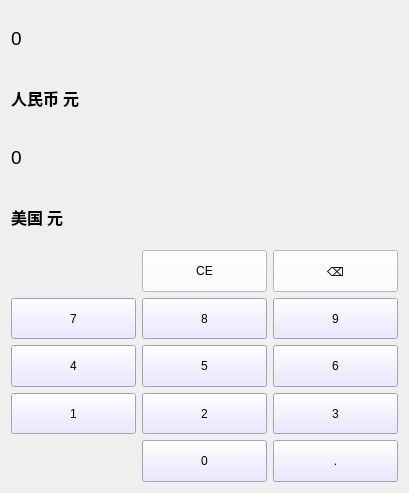
<?xml version="1.0" encoding="UTF-8"?>
<ui version="4.0">
 <class>Currency</class>
 <widget class="QWidget" name="Currency">
  <property name="geometry">
   <rect>
    <x>0</x>
    <y>0</y>
    <width>409</width>
    <height>493</height>
   </rect>
  </property>
  <property name="windowTitle">
   <string>Form</string>
  </property>
  <layout class="QVBoxLayout" name="verticalLayout_2">
   <item>
    <layout class="QVBoxLayout" name="verticalLayout">
     <item>
      <widget class="QLabel" name="labelCHN">
       <property name="font">
        <font>
         <family>Arial</family>
         <pointsize>14</pointsize>
        </font>
       </property>
       <property name="text">
        <string>0</string>
       </property>
      </widget>
     </item>
     <item>
      <widget class="QLabel" name="label1">
       <property name="font">
        <font>
         <family>微软雅黑</family>
         <pointsize>12</pointsize>
         <weight>75</weight>
         <bold>true</bold>
        </font>
       </property>
       <property name="text">
        <string>人民币 元</string>
       </property>
      </widget>
     </item>
     <item>
      <widget class="QLabel" name="labelUSA">
       <property name="font">
        <font>
         <family>Arial</family>
         <pointsize>14</pointsize>
        </font>
       </property>
       <property name="text">
        <string>0</string>
       </property>
      </widget>
     </item>
     <item>
      <widget class="QLabel" name="label2">
       <property name="font">
        <font>
         <family>微软雅黑</family>
         <pointsize>12</pointsize>
         <weight>75</weight>
         <bold>true</bold>
        </font>
       </property>
       <property name="text">
        <string>美国 元</string>
       </property>
      </widget>
     </item>
    </layout>
   </item>
   <item>
    <layout class="QGridLayout" name="gridLayout_2">
     <item row="2" column="0">
      <widget class="QPushButton" name="btnNum4">
       <property name="sizePolicy">
        <sizepolicy hsizetype="Minimum" vsizetype="Minimum">
         <horstretch>0</horstretch>
         <verstretch>0</verstretch>
        </sizepolicy>
       </property>
       <property name="styleSheet">
        <string notr="true">QPushButton{
	font: 25 18pt &quot;Bahnschrift Light&quot;;
	background-color: rgb(228, 224, 255);
}

QPushButton::hover{
	background-color: rgb(177, 171, 255);
	color:black;
}

QPushButton::pressed{
	background-color: rgb(255, 255, 255);
	color:black;
}</string>
       </property>
       <property name="text">
        <string>4</string>
       </property>
      </widget>
     </item>
     <item row="3" column="0">
      <widget class="QPushButton" name="btnNum1">
       <property name="sizePolicy">
        <sizepolicy hsizetype="Minimum" vsizetype="Minimum">
         <horstretch>0</horstretch>
         <verstretch>0</verstretch>
        </sizepolicy>
       </property>
       <property name="styleSheet">
        <string notr="true">QPushButton{
	font: 25 18pt &quot;Bahnschrift Light&quot;;
	background-color: rgb(228, 224, 255);
}

QPushButton::hover{
	background-color: rgb(177, 171, 255);
	color:black;
}

QPushButton::pressed{
	background-color: rgb(255, 255, 255);
	color:black;
}</string>
       </property>
       <property name="text">
        <string>1</string>
       </property>
      </widget>
     </item>
     <item row="2" column="2">
      <widget class="QPushButton" name="btnNum6">
       <property name="sizePolicy">
        <sizepolicy hsizetype="Minimum" vsizetype="Minimum">
         <horstretch>0</horstretch>
         <verstretch>0</verstretch>
        </sizepolicy>
       </property>
       <property name="styleSheet">
        <string notr="true">QPushButton{
	font: 25 18pt &quot;Bahnschrift Light&quot;;
	background-color: rgb(228, 224, 255);
}

QPushButton::hover{
	background-color: rgb(177, 171, 255);
	color:black;
}

QPushButton::pressed{
	background-color: rgb(255, 255, 255);
	color:black;
}</string>
       </property>
       <property name="text">
        <string>6</string>
       </property>
      </widget>
     </item>
     <item row="0" column="1">
      <widget class="QPushButton" name="btnClearAll">
       <property name="sizePolicy">
        <sizepolicy hsizetype="Minimum" vsizetype="Minimum">
         <horstretch>0</horstretch>
         <verstretch>0</verstretch>
        </sizepolicy>
       </property>
       <property name="styleSheet">
        <string notr="true">QPushButton{
	font: 25 18pt &quot;Bahnschrift Light&quot;;
	background-color: rgb(255, 255, 255);
}

QPushButton::hover{
	background-color: rgb(177, 171, 255);
	color:black;
}

QPushButton::pressed{
	background-color: rgb(200, 127, 128);
	color:black;
}</string>
       </property>
       <property name="text">
        <string>CE</string>
       </property>
      </widget>
     </item>
     <item row="4" column="1">
      <widget class="QPushButton" name="btnNum0">
       <property name="sizePolicy">
        <sizepolicy hsizetype="Minimum" vsizetype="Minimum">
         <horstretch>0</horstretch>
         <verstretch>0</verstretch>
        </sizepolicy>
       </property>
       <property name="styleSheet">
        <string notr="true">QPushButton{
	font: 25 18pt &quot;Bahnschrift Light&quot;;
	background-color: rgb(228, 224, 255);
}

QPushButton::hover{
	background-color: rgb(177, 171, 255);
	color:black;
}

QPushButton::pressed{
	background-color: rgb(255, 255, 255);
	color:black;
}</string>
       </property>
       <property name="text">
        <string>0</string>
       </property>
      </widget>
     </item>
     <item row="1" column="2">
      <widget class="QPushButton" name="btnNum9">
       <property name="sizePolicy">
        <sizepolicy hsizetype="Minimum" vsizetype="Minimum">
         <horstretch>0</horstretch>
         <verstretch>0</verstretch>
        </sizepolicy>
       </property>
       <property name="styleSheet">
        <string notr="true">QPushButton{
	font: 25 18pt &quot;Bahnschrift Light&quot;;
	background-color: rgb(228, 224, 255);
}

QPushButton::hover{
	background-color: rgb(177, 171, 255);
	color:black;
}

QPushButton::pressed{
	background-color: rgb(255, 255, 255);
	color:black;
}</string>
       </property>
       <property name="text">
        <string>9</string>
       </property>
      </widget>
     </item>
     <item row="3" column="2">
      <widget class="QPushButton" name="btnNum3">
       <property name="sizePolicy">
        <sizepolicy hsizetype="Minimum" vsizetype="Minimum">
         <horstretch>0</horstretch>
         <verstretch>0</verstretch>
        </sizepolicy>
       </property>
       <property name="styleSheet">
        <string notr="true">QPushButton{
	font: 25 18pt &quot;Bahnschrift Light&quot;;
	background-color: rgb(228, 224, 255);
}

QPushButton::hover{
	background-color: rgb(177, 171, 255);
	color:black;
}

QPushButton::pressed{
	background-color: rgb(255, 255, 255);
	color:black;
}</string>
       </property>
       <property name="text">
        <string>3</string>
       </property>
      </widget>
     </item>
     <item row="2" column="1">
      <widget class="QPushButton" name="btnNum5">
       <property name="sizePolicy">
        <sizepolicy hsizetype="Minimum" vsizetype="Minimum">
         <horstretch>0</horstretch>
         <verstretch>0</verstretch>
        </sizepolicy>
       </property>
       <property name="styleSheet">
        <string notr="true">QPushButton{
	font: 25 18pt &quot;Bahnschrift Light&quot;;
	background-color: rgb(228, 224, 255);
}

QPushButton::hover{
	background-color: rgb(177, 171, 255);
	color:black;
}

QPushButton::pressed{
	background-color: rgb(255, 255, 255);
	color:black;
}</string>
       </property>
       <property name="text">
        <string>5</string>
       </property>
      </widget>
     </item>
     <item row="1" column="0">
      <widget class="QPushButton" name="btnNum7">
       <property name="sizePolicy">
        <sizepolicy hsizetype="Minimum" vsizetype="Minimum">
         <horstretch>0</horstretch>
         <verstretch>0</verstretch>
        </sizepolicy>
       </property>
       <property name="styleSheet">
        <string notr="true">QPushButton{
	font: 25 18pt &quot;Bahnschrift Light&quot;;
	background-color: rgb(228, 224, 255);
}

QPushButton::hover{
	background-color: rgb(177, 171, 255);
	color:black;
}

QPushButton::pressed{
	background-color: rgb(255, 255, 255);
	color:black;
}
</string>
       </property>
       <property name="text">
        <string>7</string>
       </property>
      </widget>
     </item>
     <item row="0" column="2">
      <widget class="QPushButton" name="btnDel">
       <property name="sizePolicy">
        <sizepolicy hsizetype="Minimum" vsizetype="Minimum">
         <horstretch>0</horstretch>
         <verstretch>0</verstretch>
        </sizepolicy>
       </property>
       <property name="styleSheet">
        <string notr="true">QPushButton{
	font: 25 18pt &quot;Bahnschrift Light&quot;;
	background-color: rgb(255, 255, 255);
}

QPushButton::hover{
	background-color: rgb(177, 171, 255);
	color:black;
}

QPushButton::pressed{
	background-color: rgb(200, 127, 128);
	color:black;
}</string>
       </property>
       <property name="text">
        <string>⌫</string>
       </property>
      </widget>
     </item>
     <item row="1" column="1">
      <widget class="QPushButton" name="btnNum8">
       <property name="sizePolicy">
        <sizepolicy hsizetype="Minimum" vsizetype="Minimum">
         <horstretch>0</horstretch>
         <verstretch>0</verstretch>
        </sizepolicy>
       </property>
       <property name="styleSheet">
        <string notr="true">QPushButton{
	font: 25 18pt &quot;Bahnschrift Light&quot;;
	background-color: rgb(228, 224, 255);
}

QPushButton::hover{
	background-color: rgb(177, 171, 255);
	color:black;
}

QPushButton::pressed{
	background-color: rgb(255, 255, 255);
	color:black;
}
</string>
       </property>
       <property name="text">
        <string>8</string>
       </property>
       <property name="checkable">
        <bool>false</bool>
       </property>
       <property name="autoDefault">
        <bool>false</bool>
       </property>
      </widget>
     </item>
     <item row="3" column="1">
      <widget class="QPushButton" name="btnNum2">
       <property name="sizePolicy">
        <sizepolicy hsizetype="Minimum" vsizetype="Minimum">
         <horstretch>0</horstretch>
         <verstretch>0</verstretch>
        </sizepolicy>
       </property>
       <property name="styleSheet">
        <string notr="true">QPushButton{
	font: 25 18pt &quot;Bahnschrift Light&quot;;
	background-color: rgb(228, 224, 255);
}

QPushButton::hover{
	background-color: rgb(177, 171, 255);
	color:black;
}

QPushButton::pressed{
	background-color: rgb(255, 255, 255);
	color:black;
}</string>
       </property>
       <property name="text">
        <string>2</string>
       </property>
      </widget>
     </item>
     <item row="4" column="2">
      <widget class="QPushButton" name="btnPeriod">
       <property name="sizePolicy">
        <sizepolicy hsizetype="Minimum" vsizetype="Minimum">
         <horstretch>0</horstretch>
         <verstretch>0</verstretch>
        </sizepolicy>
       </property>
       <property name="styleSheet">
        <string notr="true">QPushButton{
	font: 25 18pt &quot;Bahnschrift Light&quot;;
	background-color: rgb(228, 224, 255);
}

QPushButton::hover{
	background-color: rgb(177, 171, 255);
	color:black;
}

QPushButton::pressed{
	background-color: rgb(255, 255, 255);
	color:black;
}</string>
       </property>
       <property name="text">
        <string>.</string>
       </property>
      </widget>
     </item>
    </layout>
   </item>
  </layout>
 </widget>
 <resources/>
 <connections/>
</ui>
